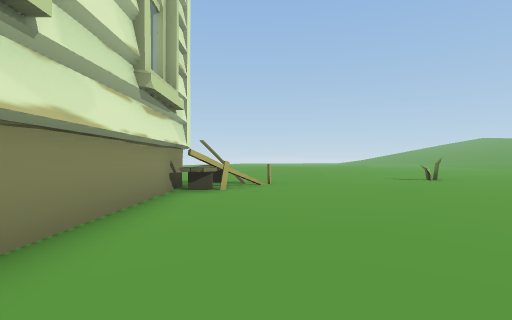
view 1 (above)

24 first-person views from a walk through a scene from a Unity 3-D project. The camera is 1.3 m above the floor, looks level and sees 85° across. The floor is counted in squares, 2 m on a side. Each view is taken from the middle of a square. On the plan, view 1 faces up. The plan holds only what a view shows up to about 9 squares ahead; the rest is blank. The place goes on beyond the plan. Some animated figures are left out. Some surface patterns are stand-ins.

view 2
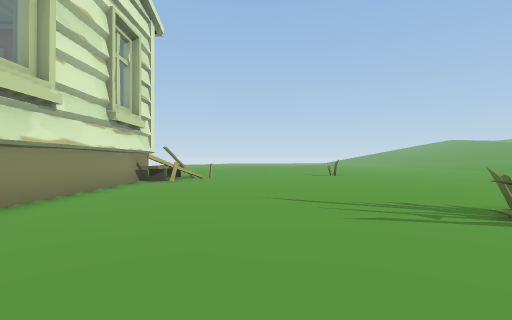

view 3
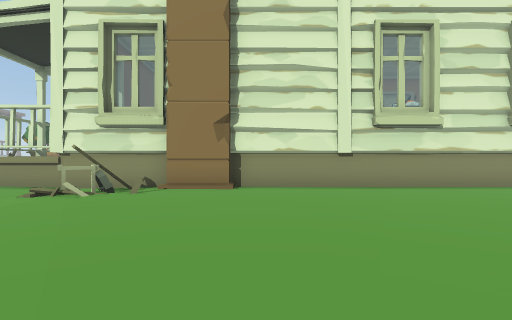

view 4
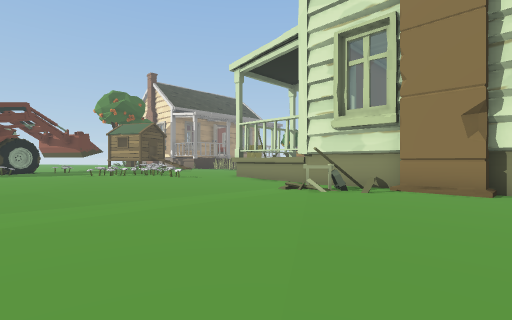

view 5
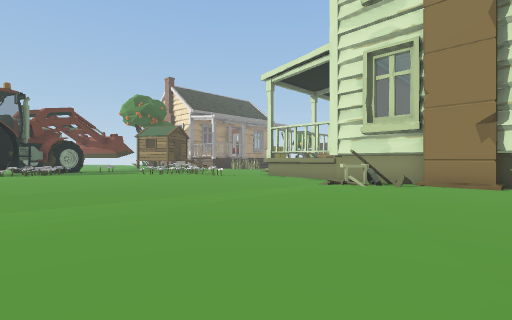

view 6
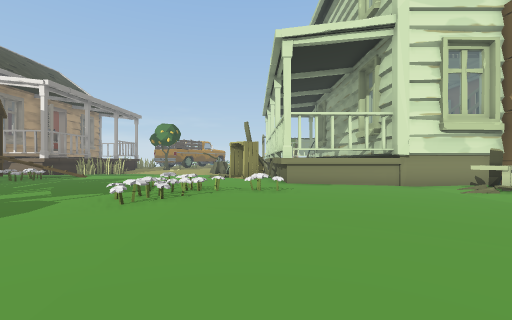

view 7
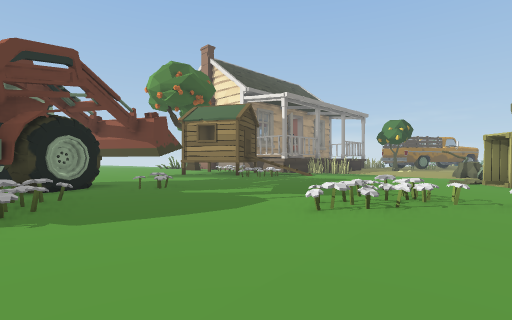

view 8
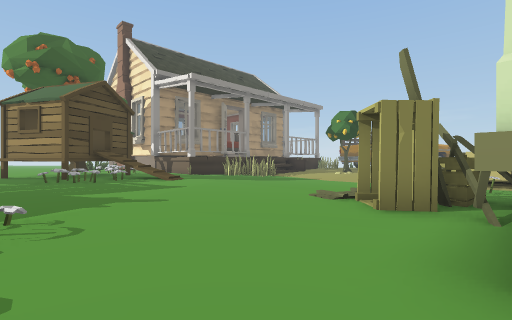

view 9
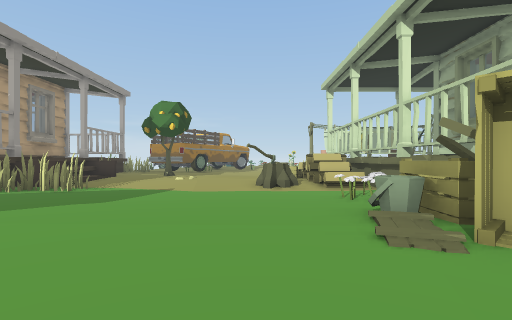

view 10
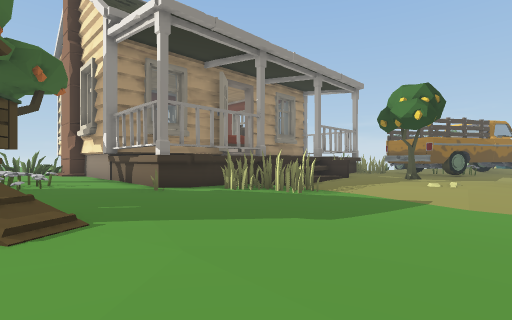

view 11
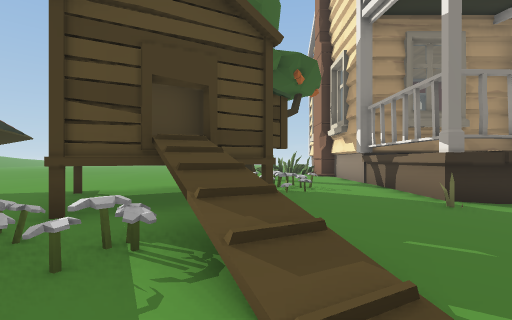

view 12
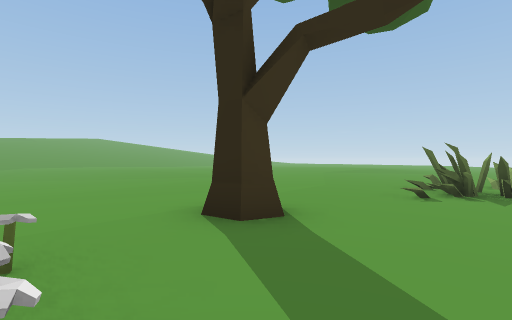

view 13
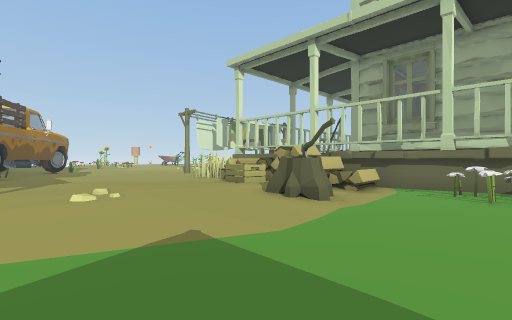

view 14
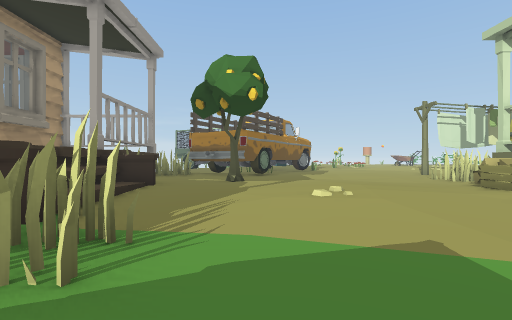

view 15
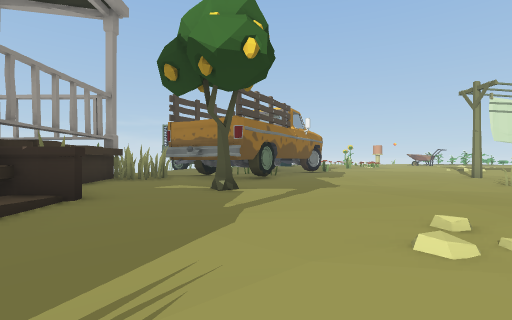

view 16
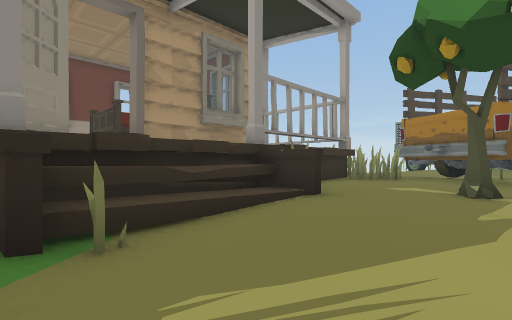

view 17
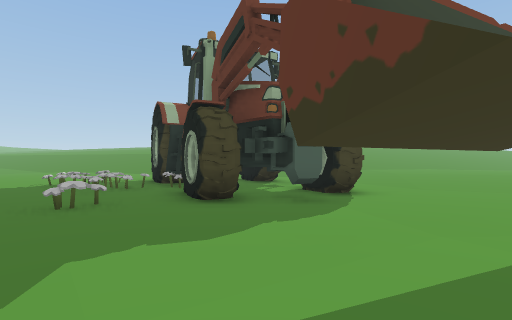

view 18
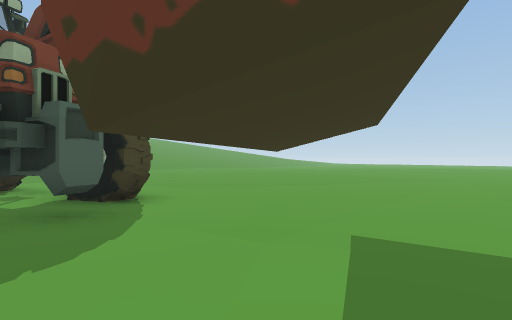

view 19
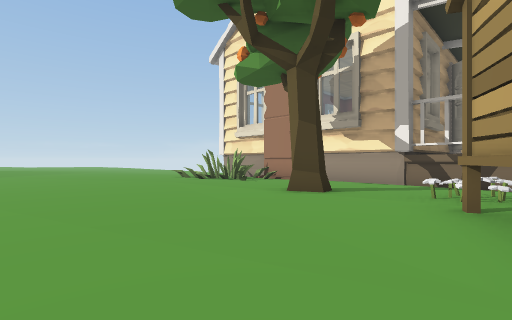

view 20
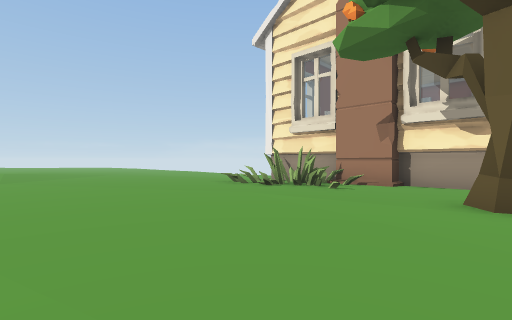

view 21
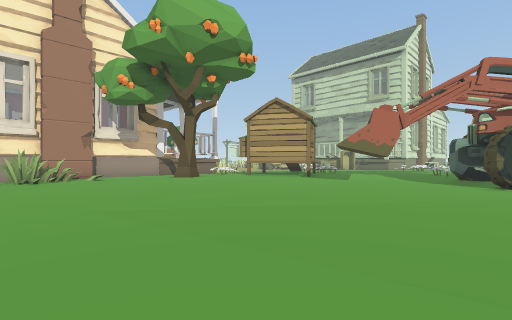

view 22
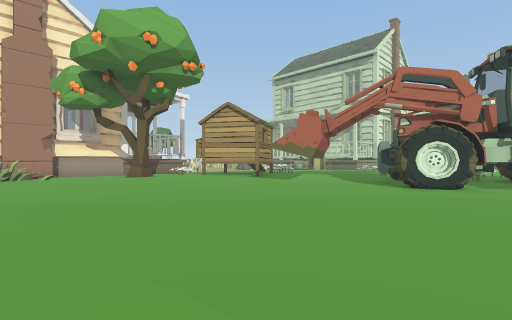

view 23
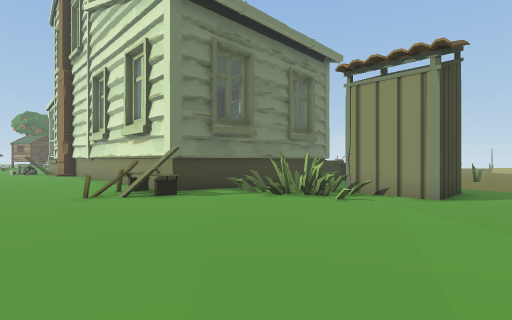

view 24
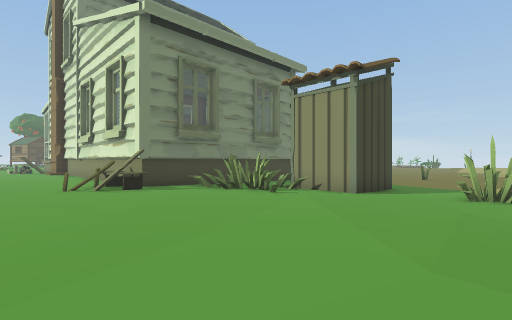

### Floor plan
Key: @ floor where view 1 was taken; # wall or solid block; . main floor; : floor 0.25 m higher than the main floor; - floor 0.25 m lower than the main floor; + floor 0.5 m higher than the main floor; _ floor 0.5 m lower than the main floor; / step, stairs or slope; = window, fence, low wall or low ledge; ^ raised ledge; F flower; W wheel; S stump; A axe; P plant; T tree; O other object.
Columns run from 20 left of view 1 to 8 right of it. Each row starts with its distance up from view 1.
 16              OO---..:::
 15             OOO---..:::
 14            ____---....:
 13            ____---....:
 12            _###---.....
 11               #=#--....
 10               ^##--....
  9                ##----.......
  8                ===-O--...O..
  7                ####OO--.....
  6                   #O----.....
  5                   #------....
  4                   #-------...
  3                   #-------..
  2                   #-------..
  1                   #-------.
  0                   #-@----O
 -1                   #------OO
 -2                   #------.
 -3                   #------....
 -4                   #/----.....
 -5                   #/----.....
 -6                   #==---.....
 -7                   ###--------
 -8                   #-/--------
 -9                   #----------
-10                   #---------.
-11                   #-----.....
-12 _OO#   ############--........
-13 __OOOOOOOO_OO####--..F......
-14 -___OOOOOO__O-=/#-...O.......
-15 --___-O-SA___----...O+F......
-16 --___---/S___---.............
-17 --__-----____---..........F..
-18 --_------/___---.............
-19 _-_------___---........F..F##
-20 O___-----___---..........-##
-21 ##_T----__O_---.=FF.....#W##
-22 ##-----_P_OO---.###....-W###
-23 #O--O^...^OO-P-.####..#-#####
-24 #####^^^^^####..####.- --WW--
-25              #.O ##...- -----
-26              #.OO.....-------
-27             ^#.........----..
-28             #-..TT.....---...
-29             #-..........-....
-30             #-...............
-31             ##...............
-32              ###.............
-33              ###/............
-34                ./..........

Where each view was taken, in squares from view 1:
view 1: 0 up, 0 right, facing up
view 2: 3 down, 2 right, facing up
view 3: 3 down, 6 right, facing left
view 4: 3 down, 6 right, facing down-left
view 5: 3 down, 8 right, facing down-left
view 6: 13 down, 7 right, facing left
view 7: 13 down, 6 right, facing down-left
view 8: 12 down, 0 right, facing down-left
view 9: 16 down, 2 left, facing left
view 10: 17 down, 4 left, facing down-left
view 11: 19 down, 4 left, facing down
view 12: 26 down, 6 left, facing down-right
view 13: 20 down, 8 left, facing up-left
view 14: 20 down, 8 left, facing left
view 15: 20 down, 11 left, facing left
view 16: 20 down, 11 left, facing down-left
view 17: 22 down, 1 left, facing right
view 18: 22 down, 0 right, facing down-right
view 19: 25 down, 1 right, facing down-left
view 20: 28 down, 1 right, facing down-left
view 21: 34 down, 6 right, facing up-left
view 22: 33 down, 8 right, facing up-left
view 23: 14 up, 2 right, facing down-left
view 24: 16 up, 2 right, facing down-left
